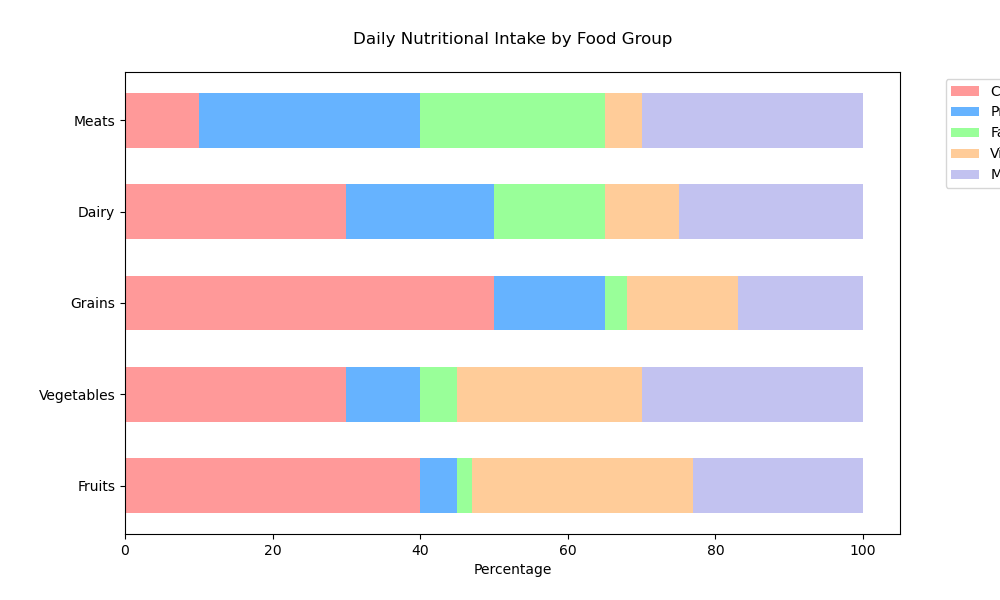

Reproduce this figure in Python.

import matplotlib.pyplot as plt
import numpy as np

# Data
food_groups = ['Fruits', 'Vegetables', 'Grains', 'Dairy', 'Meats']
carbohydrates = np.array([40, 30, 50, 30, 10])
proteins = np.array([5, 10, 15, 20, 30])
fats = np.array([2, 5, 3, 15, 25])
vitamins = np.array([30, 25, 15, 10, 5])
minerals = np.array([23, 30, 17, 25, 30])

# Normalize data to 100%
total = carbohydrates + proteins + fats + vitamins + minerals
carbohydrates = carbohydrates / total * 100
proteins = proteins / total * 100
fats = fats / total * 100
vitamins = vitamins / total * 100
minerals = minerals / total * 100

# Stack data
ind = np.arange(len(food_groups))
width = 0.6  # Width of the bars

# Plot
fig, ax = plt.subplots(figsize=(10, 6))

p1 = ax.barh(ind, carbohydrates, width, color='#ff9999')
p2 = ax.barh(ind, proteins, width, left=carbohydrates, color='#66b3ff')
p3 = ax.barh(ind, fats, width, left=carbohydrates+proteins, color='#99ff99')
p4 = ax.barh(ind, vitamins, width, left=carbohydrates+proteins+fats, color='#ffcc99')
p5 = ax.barh(ind, minerals, width, left=carbohydrates+proteins+fats+vitamins, color='#c2c2f0')

ax.set_xlabel('Percentage')
ax.set_title('Daily Nutritional Intake by Food Group', pad=20)
ax.set_yticks(ind)
ax.set_yticklabels(food_groups)
ax.legend((p1[0], p2[0], p3[0], p4[0], p5[0]), ('Carbohydrates', 'Proteins', 'Fats', 'Vitamins', 'Minerals'), bbox_to_anchor=(1.05, 1), loc='upper left')

plt.show()
